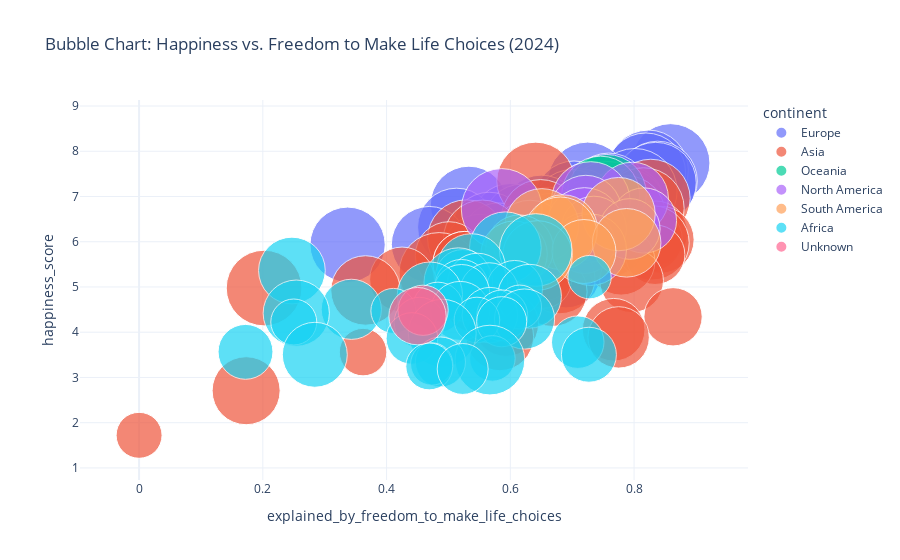

The code cell stored with this chart in its notebook:
### Markdown cell above
### **Task 14**-Explore the relationship between the freedom to make life choices and happiness score using Bubble chart

### Code cell
# Since my dataset doesn’t has population or gdp_total, I will use "explained_by_gdp_per_capita" for bubble size and for "continent" for color


# Filter to latest year
latest_year = combined_df["year"].max()
df_2024 = combined_df[combined_df["year"] == latest_year]

# Drop rows with any missing values in required columns

df_bubble = df_2024.dropna(subset=[
    "explained_by_freedom_to_make_life_choices",
    "happiness_score",
    "explained_by_gdp_per_capita",
    "continent"
])

# plot 
fig = px.scatter(
    df_bubble,
    x="explained_by_freedom_to_make_life_choices",
    y="happiness_score",
    size="explained_by_gdp_per_capita", 
    color="continent",  
    hover_name="country",
    size_max=60,
    title="Bubble Chart: Happiness vs. Freedom to Make Life Choices (2024)"
)

fig.update_layout(template="plotly_white")
fig.show()

### Figure 1 — Plotly figure (JSON) as saved in the notebook; plotly's stock layout.template omitted (floating-point values rounded to 4 significant figures)
{"data": [{"hovertemplate": "<b>%{hovertext}</b><br><br>continent=Europe<br>explained_by_freedom_to_make_life_choices=%{x}<br>happiness_score=%{y}<br>explained_by_gdp_per_capita=%{marker.size}<extra></extra>", "hovertext": ["Finland", "Denmark", "Iceland", "Sweden", "Netherlands", "Norway", "Luxembourg", "Switzerland", "Austria", "Belgium", "Ireland", "Czechia", "Lithuania", "United Kingdom", "Slovenia", "Germany", "France", "Serbia", "Romania", "Estonia", "Poland", "Spain", "Serbia", "Malta", "Italy", "Slovakia", "Latvia", "Portugal", "Hungary", "Croatia", "Greece", "Bosnia and Herzegovina", "Moldova, Republic of", "Russian Federation", "Montenegro", "Bulgaria", "Macedonia", "Albania", "Ukraine"], "legendgroup": "Europe", "marker": {"color": "#636efa", "size": [1.844, 1.908, 1.881, 1.878, 1.901, 1.952, 2.141, 1.97, 1.885, 1.868, 2.129, 1.783, 1.766, 1.822, 1.786, 1.871, 1.818, 1.364, 1.699, 1.752, 1.738, 1.766, 1.538, 1.827, 1.8, 1.706, 1.7, 1.728, 1.722, 1.71, 1.684, 1.465, 1.385, 1.642, 1.571, 1.629, 1.475, 1.438, 1.35], "sizemode": "area", "sizeref": 0.0005947, "symbol": "circle"}, "mode": "markers", "name": "Europe", "orientation": "v", "showlegend": true, "type": "scatter", "x": [0.859, 0.823, 0.819, 0.838, 0.725, 0.835, 0.801, 0.759, 0.703, 0.729, 0.758, 0.787, 0.533, 0.713, 0.789, 0.7, 0.65, 0.739, 0.717, 0.805, 0.6, 0.619, 0.663, 0.727, 0.513, 0.566, 0.666, 0.757, 0.581, 0.469, 0.337, 0.621, 0.695, 0.551, 0.632, 0.62, 0.58, 0.69, 0.631], "xaxis": "x", "y": [7.74, 7.583, 7.525, 7.344, 7.319, 7.302, 7.123, 7.06, 6.905, 6.894, 6.839, 6.822, 6.818, 6.749, 6.743, 6.718, 6.608, 6.561, 6.492, 6.446, 6.441, 6.421, 6.41, 6.347, 6.324, 6.257, 6.233, 6.031, 6.017, 5.942, 5.934, 5.877, 5.815, 5.785, 5.707, 5.462, 5.37, 5.305, 4.872], "yaxis": "y"}, {"hovertemplate": "<b>%{hovertext}</b><br><br>continent=Asia<br>explained_by_freedom_to_make_life_choices=%{x}<br>happiness_score=%{y}<br>explained_by_gdp_per_capita=%{marker.size}<extra></extra>", "hovertext": ["Israel", "Kuwait", "United Arab Emirates", "Saudi Arabia", "Singapore", "Taiwan", "Uzbekistan", "Kazakhstan", "Cyprus", "Japan", "Korea, Republic of", "Philippines", "Viet Nam", "Thailand", "Malaysia", "China", "Bahrain", "Kyrgyzstan", "Mongolia", "Indonesia", "Armenia", "Hong Kong", "Tajikistan", "Georgia", "Iraq", "Nepal", "Lao People's Democratic Republic", "Turkey", "Iran, Islamic Republic of", "Azerbaijan", "Palestine", "Pakistan", "Cambodia", "Jordan", "India", "Sri Lanka", "Bangladesh", "Yemen", "Lebanon", "Afghanistan"], "legendgroup": "Asia", "marker": {"color": "#EF553B", "size": [1.803, 1.845, 1.983, 1.842, 2.118, 1.842, 1.212, 1.622, 1.794, 1.786, 1.815, 1.232, 1.331, 1.484, 1.646, 1.497, 1.2, 1.054, 1.353, 1.361, 1.444, 1.909, 1.2, 1.467, 1.249, 0.965, 1.208, 1.702, 1.435, 1.433, 1.2, 1.069, 1.011, 1.262, 1.166, 1.361, 1.122, 0.671, 1.377, 0.628], "sizemode": "area", "sizeref": 0.0005947, "symbol": "circle"}, "mode": "markers", "name": "Asia", "orientation": "v", "showlegend": true, "type": "scatter", "x": [0.641, 0.827, 0.815, 0.787, 0.743, 0.649, 0.835, 0.733, 0.529, 0.632, 0.555, 0.826, 0.843, 0.756, 0.829, 0.704, 0.5264, 0.834, 0.501, 0.779, 0.65, 0.485, 0.5264, 0.68, 0.425, 0.653, 0.796, 0.202, 0.366, 0.668, 0.5264, 0.542, 0.863, 0.593, 0.767, 0.583, 0.775, 0.362, 0.173, 0], "xaxis": "x", "y": [7.341, 6.953, 6.733, 6.593, 6.522, 6.504, 6.195, 6.188, 6.068, 6.06, 6.058, 6.047, 6.044, 5.977, 5.976, 5.973, 5.526, 5.713, 5.697, 5.568, 5.454, 5.317, 5.526, 5.184, 5.166, 5.158, 5.139, 4.976, 4.923, 4.894, 5.526, 4.657, 4.341, 4.184, 4.055, 3.898, 3.885, 3.56, 2.707, 1.721], "yaxis": "y"}, {"hovertemplate": "<b>%{hovertext}</b><br><br>continent=Oceania<br>explained_by_freedom_to_make_life_choices=%{x}<br>happiness_score=%{y}<br>explained_by_gdp_per_capita=%{marker.size}<extra></extra>", "hovertext": ["Australia", "New Zealand"], "legendgroup": "Oceania", "marker": {"color": "#00cc96", "size": [1.854, 1.81], "sizemode": "area", "sizeref": 0.0005947, "symbol": "circle"}, "mode": "markers", "name": "Oceania", "orientation": "v", "showlegend": true, "type": "scatter", "x": [0.756, 0.746], "xaxis": "x", "y": [7.056, 7.029], "yaxis": "y"}, {"hovertemplate": "<b>%{hovertext}</b><br><br>continent=North America<br>explained_by_freedom_to_make_life_choices=%{x}<br>happiness_score=%{y}<br>explained_by_gdp_per_capita=%{marker.size}<extra></extra>", "hovertext": ["Costa Rica", "Canada", "United States", "Mexico", "El Salvador", "Panama", "Guatemala", "Nicaragua", "Honduras", "Jamaica", "Dominican Republic"], "legendgroup": "North America", "marker": {"color": "#ab63fa", "size": [1.561, 1.84, 1.939, 1.521, 1.265, 1.702, 1.26, 1.097, 1.091, 1.28, 1.517], "sizemode": "area", "sizeref": 0.0005947, "symbol": "circle"}, "mode": "markers", "name": "North America", "orientation": "v", "showlegend": true, "type": "scatter", "x": [0.797, 0.73, 0.586, 0.722, 0.816, 0.72, 0.735, 0.793, 0.72, 0.647, 0.73], "xaxis": "x", "y": [6.957, 6.9, 6.724, 6.678, 6.47, 6.359, 6.287, 6.282, 5.968, 5.842, 5.824], "yaxis": "y"}, {"hovertemplate": "<b>%{hovertext}</b><br><br>continent=South America<br>explained_by_freedom_to_make_life_choices=%{x}<br>happiness_score=%{y}<br>explained_by_gdp_per_capita=%{marker.size}<extra></extra>", "hovertext": ["Uruguay", "Chile", "Brazil", "Argentina", "Paraguay", "Peru", "Bolivia", "Ecuador", "Colombia"], "legendgroup": "South America", "marker": {"color": "#FFA15A", "size": [1.596, 1.616, 1.43, 1.562, 1.398, 1.371, 1.217, 1.315, 1.437], "sizemode": "area", "sizeref": 0.0005947, "symbol": "circle"}, "mode": "markers", "name": "South America", "orientation": "v", "showlegend": true, "type": "scatter", "x": [0.775, 0.651, 0.685, 0.681, 0.788, 0.615, 0.719, 0.606, 0.644], "xaxis": "x", "y": [6.611, 6.359, 6.272, 6.188, 5.976, 5.842, 5.784, 5.723, 5.697], "yaxis": "y"}, {"hovertemplate": "<b>%{hovertext}</b><br><br>continent=Africa<br>explained_by_freedom_to_make_life_choices=%{x}<br>happiness_score=%{y}<br>explained_by_gdp_per_capita=%{marker.size}<extra></extra>", "hovertext": ["Libya", "Mauritius", "South Africa", "Algeria", "Congo", "Mozambique", "Gabon", "Côte d'Ivoire", "Guinea", "Senegal", "Nigeria", "Cameroon", "Namibia", "Morocco", "Niger", "Burkina Faso", "Mauritania", "Chad", "Kenya", "Tunisia", "Benin", "Uganda", "Ghana", "Liberia", "Mali", "Madagascar", "Togo", "Egypt", "Ethiopia", "Tanzania, United Republic of", "Comoros", "Zambia", "Eswatini", "Malawi", "Botswana", "Zimbabwe", "Congo, The Democratic Republic of the", "Sierra Leone", "Lesotho"], "legendgroup": "Africa", "marker": {"color": "#19d3f3", "size": [1.526, 1.57, 1.389, 1.324, 0.892, 0.56, 1.403, 1.08, 0.831, 0.927, 1.042, 0.943, 1.266, 1.213, 0.573, 0.756, 1.078, 0.603, 1.037, 1.306, 0.914, 0.772, 1.077, 0.619, 0.747, 0.628, 0.758, 1.37, 0.792, 0.82, 0.896, 0.899, 1.255, 0.617, 1.445, 0.748, 0.534, 0.654, 0.771], "sizemode": "area", "sizeref": 0.0005947, "symbol": "circle"}, "mode": "markers", "name": "Africa", "orientation": "v", "showlegend": true, "type": "scatter", "x": [0.592, 0.641, 0.537, 0.247, 0.523, 0.728, 0.516, 0.547, 0.521, 0.607, 0.566, 0.521, 0.47, 0.631, 0.615, 0.483, 0.343, 0.411, 0.519, 0.254, 0.567, 0.587, 0.623, 0.546, 0.586, 0.25, 0.453, 0.49, 0.441, 0.709, 0.172, 0.727, 0.284, 0.571, 0.567, 0.487, 0.473, 0.469, 0.523], "xaxis": "x", "y": [5.868, 5.817, 5.422, 5.364, 5.222, 5.217, 5.106, 5.08, 5.024, 4.969, 4.881, 4.874, 4.831, 4.795, 4.557, 4.549, 4.506, 4.471, 4.471, 4.421, 4.378, 4.371, 4.291, 4.27, 4.232, 4.226, 4.214, 3.977, 3.862, 3.78, 3.566, 3.502, 3.501, 3.421, 3.384, 3.341, 3.297, 3.244, 3.187], "yaxis": "y"}, {"hovertemplate": "<b>%{hovertext}</b><br><br>continent=Unknown<br>explained_by_freedom_to_make_life_choices=%{x}<br>happiness_score=%{y}<br>explained_by_gdp_per_capita=%{marker.size}<extra></extra>", "hovertext": ["Venezuela, RB", "The Gambia", "Myanmar (Burma)"], "legendgroup": "Unknown", "marker": {"color": "#FF6692", "size": [0, 0.75, 0.978], "sizemode": "area", "sizeref": 0.0005947, "symbol": "circle"}, "mode": "markers", "name": "Unknown", "orientation": "v", "showlegend": true, "type": "scatter", "x": [0.518, 0.459, 0.45], "xaxis": "x", "y": [5.606, 4.485, 4.355], "yaxis": "y"}], "layout": {"legend": {"itemsizing": "constant", "title": {"text": "continent"}, "tracegroupgap": 0}, "title": {"text": "Bubble Chart: Happiness vs. Freedom to Make Life Choices (2024)"}, "xaxis": {"anchor": "y", "domain": [0, 1], "title": {"text": "explained_by_freedom_to_make_life_choices"}}, "yaxis": {"anchor": "x", "domain": [0, 1], "title": {"text": "happiness_score"}}}}
